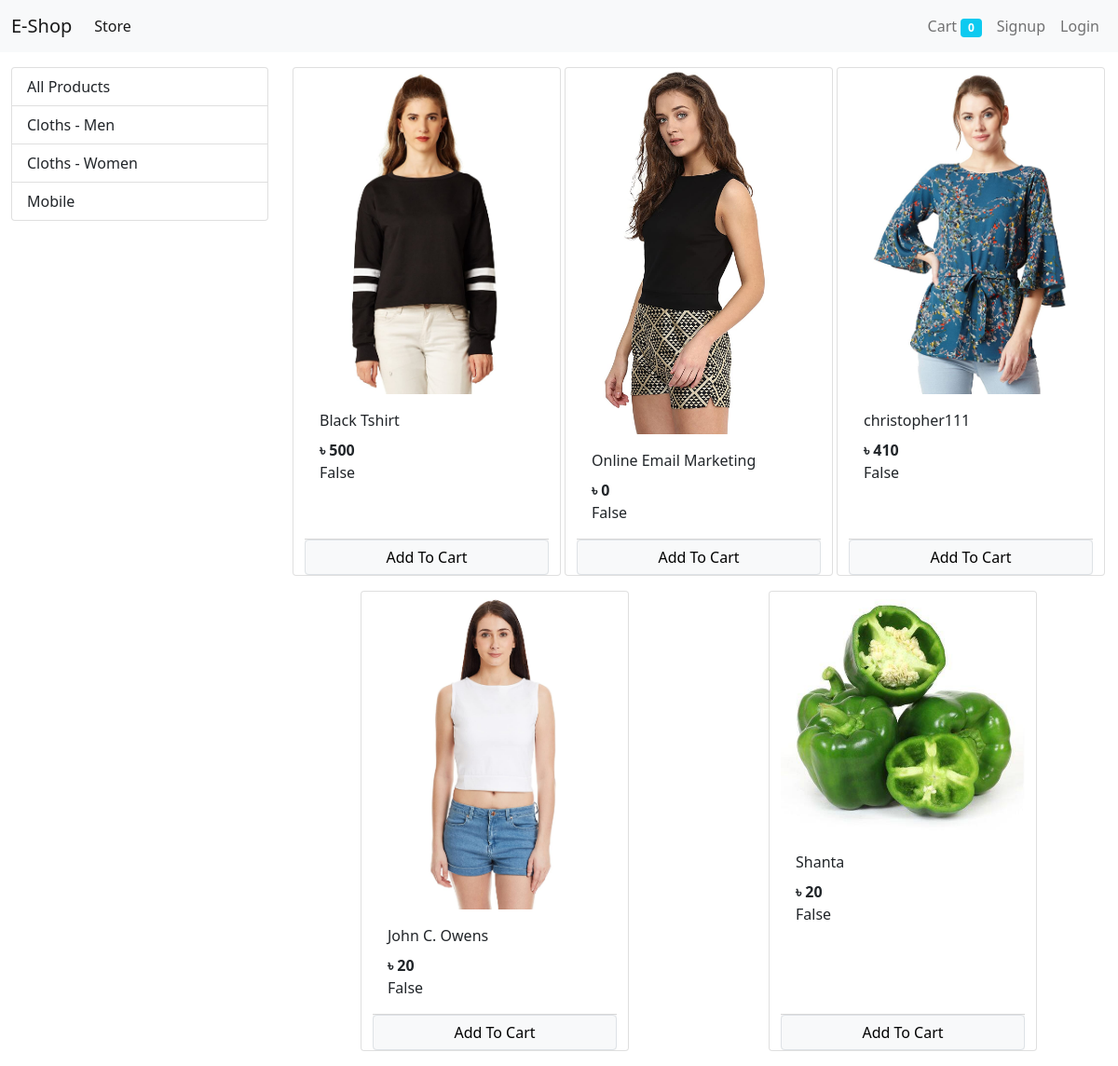
The app's page /?category=2 with its own data.
### store/models/category.py (models this page shows, shortened)
class Category(models.Model):
    name = models.CharField(max_length=20)
    @staticmethod
    def get_all_categories():
        return Category.objects.all()

### store/models/product.py (models this page shows, shortened)
class Product(models.Model):
    name = models.CharField(max_length=50)
    price = models.IntegerField(default=0)
    category = models.ForeignKey(Category, on_delete=models.CASCADE, default=1)
    description = models.CharField(max_length=200, default='', null=True, blank=True)
    image = models.ImageField(upload_to='uploads/products/')
    @staticmethod
    def get_all_products_by_categoryid(category_id):
        if category_id:
            return Product.objects.filter(category = category_id)
        else:
            return Product.objects.all()

### store/views/index.py (the view, shortened to what this page needs)
# urls.py: path('', index.Index.as_view(), name='index'),
class Index(View):
    def get(self, request):
        cart = request.session.get('cart')
        if not cart:
            request.session['cart'] = {}
        products = None
        categories = Category.get_all_categories()
        categoryID = request.GET.get('category')
        if categoryID:
            products = Product.get_all_products_by_categoryid(categoryID)
        else:
            products = Product.get_all_products()
        diction = {
            'products': products,
            'categories': categories,
        }
        return render(request, 'index.html', context=diction)

### store/templatetags/cart.py (called while the page is built)
@register.filter(name="is_in_cart")
def is_in_cart(product, cart):
    keys = cart.keys()
    for id in keys:
        if int(id) == product.id:
            return True
    return False

### store/templatetags/custom_filter.py (called while the page is built)
@register.filter(name="currency")
def currency(number):
    return '৳ '+str(number)

### store/templates/index.html (shortened to what this page needs)
{% extends 'base.html' %}
{% block content %}
{% load cart %}
{% load custom_filter %}
<div class='container-fluid mt-3'>
    <div class="row">
        <div class='col-lg-3 mx-auto'>
            <div class="list-group">
                <a href="{% url 'index' %}" class="list-group-item list-group-item-action">All Products</a>
                {% for category in categories %}
                <a href="/?category={{ category.id }}"
                    class="list-group-item list-group-item-action">{{ category.name }}</a>
                {% endfor %}
            </div>
        </div>
        <div id="products" class='col-lg-9 mx-auto'>
            <div class="row mx-auto">
                {% for product in products %}
                <div class="card mx-auto mb-3" id="{{product.id}}" style="width: 18rem;">
                    <img src="{{ product.image.url }}" class="card-img-top" alt="Card image cap">
                    <div class="card-body">
                        <p class="card-title">{{ product.name }}</p>
                        <p class="card-text"><b>{{ product.price|currency }}</b></p>
                        {{ product|is_in_cart:request.session.cart }}
                    </div>
                    <div class="card-footer p-0 no-gutters">
                        {% if product|is_in_cart:request.session.cart %}
                        <div class='row no-gutters me-0'>
                            <form action="/#{{product.id}}" method="POST" class="col-2">
                                {% csrf_token %}
                                <input hidden type="text" name="product" value="{{product.id}}">
                                <input hidden type="text" name="remove" value="True">
                                <input type="submit" value=" - " class="btn btn-block btn-secondary">
                            </form>
                            <div class="text-center col">{{ product|cart_quantity:request.session.cart }} in cart</div>
                            <form action="/#{{product.id}}" method="POST" class="col-2">
                                {% csrf_token %}
                                <input hidden type="text" name="product" value="{{product.id}}">
                                <input type="submit" value=" + " class="btn btn-block btn-secondary">
                            </form>
                        </div>
                        {% else %}
                        <form action="/#{{product.id}}" method="POST" class="">
                            <input type="submit" class="float-end btn btn-light border form-control" value="Add To Cart">
                        </form>
                        {% endif %}
                    </div>
                </div>
                {% endfor %}
            </div>
        </div>
    </div>
</div>
{% endblock content %}

### records on screen
Category: name "Cloths - Men"
Category: name "Cloths - Women"
Category: name "Mobile"
Product: image (picture), name "Black Tshirt", price "৳ 500", session "False"
Product: image (picture), name "Online Email Marketing", price "৳ 0", session "False"
Product: image (picture), name "christopher111", price "৳ 410", session "False"
Product: image (picture), name "John C. Owens", price "৳ 20", session "False"
Product: image (picture), name "Shanta", price "৳ 20", session "False"

### other values on screen
{{ request.session.cart.keys|length }} "0"
